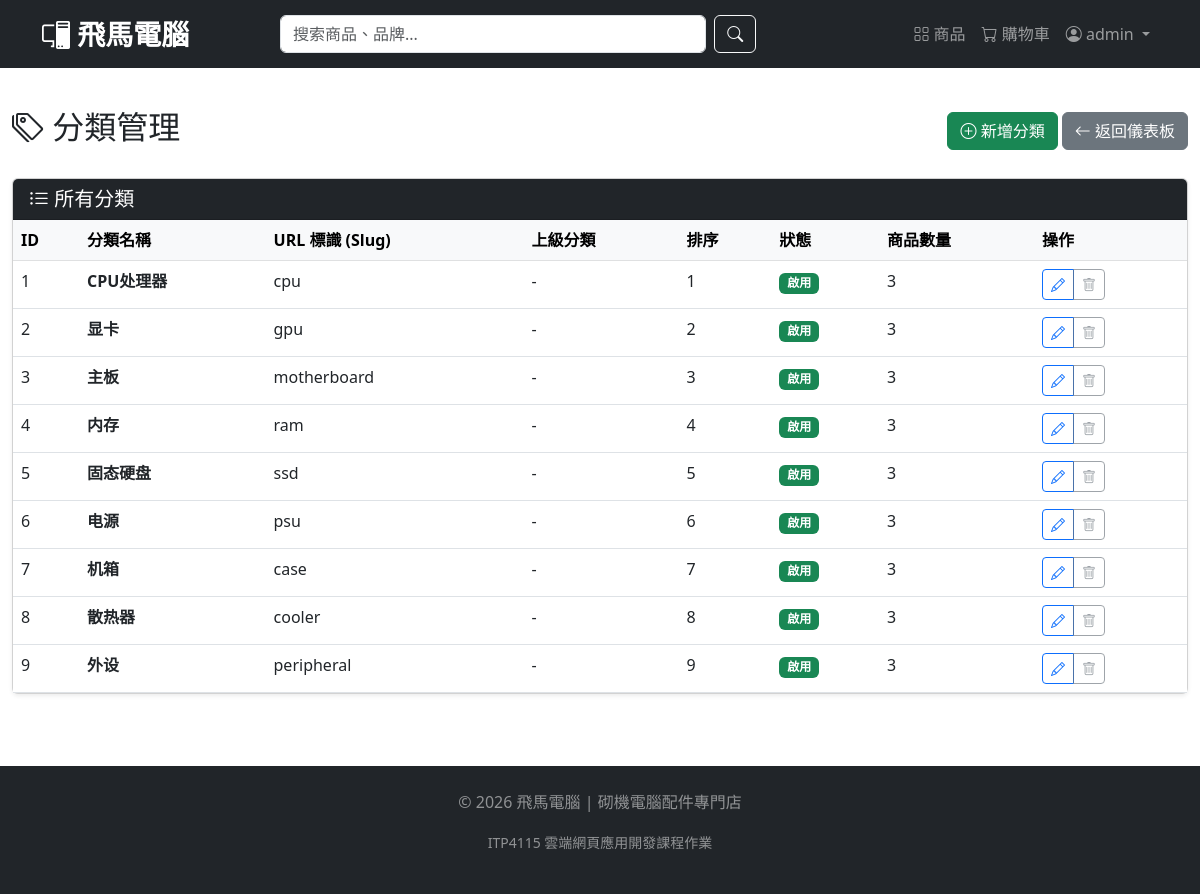
The app's page /admin/categories (signed in) with its own data.
### models.py (models this page shows, shortened)
class User(db.Model, UserMixin):
    __tablename__ = 'users'
    id = db.Column(db.Integer, primary_key=True)
    username = db.Column(db.String(80), unique=True, nullable=False)
    email = db.Column(db.String(120), unique=True, nullable=False)
    password_hash = db.Column(db.String(128), nullable=False)
    first_name = db.Column(db.String(50))
    last_name = db.Column(db.String(50))
    phone = db.Column(db.String(20))
    address = db.Column(db.String(200))
    is_admin = db.Column(db.Boolean, default=False)
    created_at = db.Column(db.DateTime, default=datetime.utcnow)
    last_login = db.Column(db.DateTime)
    login_count = db.Column(db.Integer, default=0)
    is_active = db.Column(db.Boolean, default=True)
    orders = db.relationship('Order', backref='user', lazy=True, cascade='all, delete-orphan')
    reviews = db.relationship('Review', backref='user', lazy=True, cascade='all, delete-orphan')

class Category(db.Model):
    __tablename__ = 'categories'
    id = db.Column(db.Integer, primary_key=True)
    name = db.Column(db.String(100), nullable=False)
    slug = db.Column(db.String(100), unique=True, nullable=False)
    description = db.Column(db.Text)
    parent_id = db.Column(db.Integer, db.ForeignKey('categories.id'))
    sort_order = db.Column(db.Integer, default=0)
    is_active = db.Column(db.Boolean, default=True)
    created_at = db.Column(db.DateTime, default=datetime.utcnow)
    parent = db.relationship('Category', remote_side=[id], backref='children')
    products = db.relationship('Product', backref='category', lazy=True)

### admin.py (the view)
    def wrapper(*args, **kwargs):
        if not current_user.is_authenticated or not current_user.is_admin:
            flash('需要管理员权限', 'danger')
            return redirect(url_for('index'))
        return func(*args, **kwargs)

### admin.py (called while the page is built)
def admin_required(func):
    def wrapper(*args, **kwargs):
        if not current_user.is_authenticated or not current_user.is_admin:
            flash('需要管理员权限', 'danger')
            return redirect(url_for('index'))
        return func(*args, **kwargs)
    wrapper.__name__ = func.__name__
    return wrapper

@admin_bp.route('/categories')
@login_required
@admin_required
def admin_categories():
    categories = Category.query.order_by(Category.sort_order).all()
    return render_template('admin/categories.html', categories=categories)

### app.py (called while the page is built)
@login_manager.user_loader
def load_user(user_id):
    return User.query.get(int(user_id))

### templates/admin/categories.html (shortened to what this page needs)
{% extends "base.html" %}
{% block content %}
<div class="container-fluid py-4">
    <div class="row">
        <div class="col-12">
            <div class="d-flex justify-content-between align-items-center mb-4">
                <h2><i class="bi bi-tags"></i> 分類管理</h2>
                <div>
                    <button type="button" class="btn btn-success" data-bs-toggle="modal" data-bs-target="#addCategoryModal">
                        <i class="bi bi-plus-circle"></i> 新增分類
                    </button>
                    <a href="{{ url_for('admin.dashboard') }}" class="btn btn-secondary">
                        <i class="bi bi-arrow-left"></i> 返回儀表板
                    </a>
                </div>
            </div>
            <div class="card shadow-sm">
                <div class="card-header bg-dark text-white">
                    <h5 class="mb-0"><i class="bi bi-list-ul"></i> 所有分類</h5>
                </div>
                <div class="card-body p-0">
                    <div class="table-responsive">
                        <table class="table table-hover mb-0">
                            <thead class="table-light">
                                <tr>
                                    <th>ID</th>
                                    <th>分類名稱</th>
                                    <th>URL 標識 (Slug)</th>
                                    <th>上級分類</th>
                                    <th>排序</th>
                                    <th>狀態</th>
                                    <th>商品數量</th>
                                    <th>操作</th>
                                </tr>
                            </thead>
                            <tbody>
                                {% for category in categories %}
                                <tr>
                                    <td>{{ category.id }}</td>
                                    <td>
                                        <strong>{{ category.name }}</strong>
                                    </td>
                                    <td>{{ category.slug }}</td>
                                    <td>{{ category.parent.name if category.parent else '-' }}</td>
                                    <td>{{ category.sort_order }}</td>
                                    <td>
                                        {% if category.is_active %}
                                            <span class="badge bg-success">啟用</span>
                                        {% else %}
                                            <span class="badge bg-secondary">禁用</span>
                                        {% endif %}
                                    </td>
                                    <td>{{ category.products|length }}</td>
                                    <td>
                                        <div class="btn-group btn-group-sm">
                                            <button type="button" class="btn btn-outline-primary" data-bs-toggle="modal" data-bs-target="#editCategoryModal"
                                                    data-id="{{ category.id }}" data-name="{{ category.name }}" data-slug="{{ category.slug }}"
                                                    data-parent="{{ category.parent_id }}" data-sort="{{ category.sort_order }}"
                                                    data-active="{{ category.is_active }}">
                                                <i class="bi bi-pencil"></i>
                                            </button>
                                            {% if category.products|length == 0 %}
                                            <button type="button" class="btn btn-outline-danger" onclick="deleteCategory({{ category.id }})">
                                                <i class="bi bi-trash"></i>
                                            </button>
                                            {% else %}
                                            <button type="button" class="btn btn-outline-secondary" disabled title="無法刪除，分類下有商品">
                                                <i class="bi bi-trash"></i>
                                            </button>
                                            {% endif %}
                                        </div>
                                    </td>
                                </tr>
                                {% else %}
                                <tr>
                                    <td colspan="8" class="text-center py-4 text-muted">暫無分類數據</td>
                                </tr>
                                {% endfor %}
                            </tbody>
                        </table>
                    </div>
                </div>
            </div>
        </div>
    </div>
</div>
{% endblock %}

### templates/base.html (shortened to what this page needs)
<!DOCTYPE html>
<html lang="zh-HK">
<head>
    <link href="https://cdn.jsdelivr.net/npm/bootstrap@5.3.0-alpha1/dist/css/bootstrap.min.css" rel="stylesheet">
    <link rel="stylesheet" href="https://cdn.jsdelivr.net/npm/bootstrap-icons@1.11.0/font/bootstrap-icons.css">
    <link href="{{ url_for('static', filename='css/style.css') }}" rel="stylesheet">
</head>
<body>
    <nav class="navbar navbar-expand-lg navbar-dark bg-dark sticky-top">
        <div class="container">
            <a class="navbar-brand fw-bold fs-3" href="{{ url_for('index') }}">
                <i class="bi bi-pc-display"></i> 飛馬電腦
            </a>
            <div class="collapse navbar-collapse" id="navbarMain">
                <form class="d-flex mx-auto w-50" action="{{ url_for('products') }}" method="get">
                    <input class="form-control me-2" type="search" name="search" placeholder="搜索商品、品牌..." aria-label="Search">
                    <button class="btn btn-outline-light" type="submit"><i class="bi bi-search"></i></button>
                </form>
                <ul class="navbar-nav ms-auto">
                    <li class="nav-item"><a class="nav-link" href="{{ url_for('products') }}"><i class="bi bi-grid"></i> 商品</a></li>
                    <li class="nav-item"><a class="nav-link position-relative" href="{{ url_for('cart') }}">
                        <i class="bi bi-cart"></i> 購物車
                    </a></li>
                    {% if current_user.is_authenticated %}
                        <li class="nav-item dropdown">
                            <a class="nav-link dropdown-toggle" href="#" data-bs-toggle="dropdown">
                                <i class="bi bi-person-circle"></i> {{ current_user.username }}
                            </a>
                        </li>
                    {% else %}
                        <li class="nav-item"><a class="nav-link" href="{{ url_for('login') }}"><i class="bi bi-box-arrow-in-right"></i> 登入</a></li>
                        <li class="nav-item"><a class="nav-link" href="{{ url_for('register') }}"><i class="bi bi-person-plus"></i> 註冊</a></li>
                    {% endif %}
                </ul>
            </div>
        </div>
    </nav>
    {% block content %}{% endblock %}
    <footer class="bg-dark text-white-50 mt-5 py-4">
        <div class="container text-center">
            <p>&copy; 2026 飛馬電腦 | 砌機電腦配件專門店</p>
            <p><small>ITP4115 雲端網頁應用開發課程作業</small></p>
        </div>
    </footer>
</body>
</html>

### records on screen
User: username "admin"
Category: id "1", name "CPU处理器", slug "cpu", parent "-", sort_order "1", is_active "啟用", products|length "3"
Category: id "2", name "显卡", slug "gpu", parent "-", sort_order "2", is_active "啟用", products|length "3"
Category: id "3", name "主板", slug "motherboard", parent "-", sort_order "3", is_active "啟用", products|length "3"
Category: id "4", name "内存", slug "ram", parent "-", sort_order "4", is_active "啟用", products|length "3"
Category: id "5", name "固态硬盘", slug "ssd", parent "-", sort_order "5", is_active "啟用", products|length "3"
Category: id "6", name "电源", slug "psu", parent "-", sort_order "6", is_active "啟用", products|length "3"
Category: id "7", name "机箱", slug "case", parent "-", sort_order "7", is_active "啟用", products|length "3"
Category: id "8", name "散热器", slug "cooler", parent "-", sort_order "8", is_active "啟用", products|length "3"
Category: id "9", name "外设", slug "peripheral", parent "-", sort_order "9", is_active "啟用", products|length "3"
